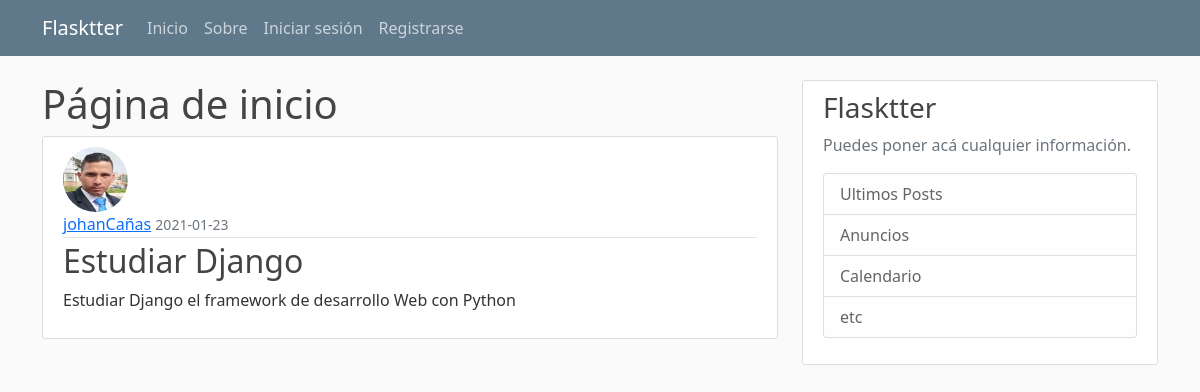
Page /post/9 on the committed database.
### flaskblog/models.py (models this page shows, shortened)
class User(db.Model, UserMixin):
    id= db.Column(db.Integer, primary_key=True)
    username= db.Column(db.String(20), unique=True, nullable=False)
    email= db.Column(db.String(100), unique=True, nullable=False)
    image_file= db.Column(db.String(50), nullable=False, default='default.jpg')
    password= db.Column(db.String(60), nullable=False)
    '''Relacion uno a muchos '''
    post = db.relationship('Post', backref='author', lazy=True)

class Post(db.Model):
    id= db.Column(db.Integer, primary_key=True)
    title= db.Column(db.String(100), nullable=False)
    date_posted= db.Column(db.DateTime, nullable=False, default=datetime.utcnow)
    content = db.Column(db.Text, nullable=False)
    '''se establece la relacion de el post con el usuario con su id'''
    user_id = db.Column(db.Integer, db.ForeignKey('user.id'), nullable=False)

### flaskblog/posts/routes.py (the view)
@posts.route('/post/<int:post_id>')
def post(post_id):
    post = Post.query.get_or_404(post_id)
    return render_template('post.html', title=post.title, post=post)

### flaskblog/templates/post.html (shortened to what this page needs)
{% extends 'base.html' %} {% block content %}
  <h1>Página de inicio</h1>
  <article class="media content-section">
    <img
      class="rounded-circle article-img"
      src="{{ url_for('static', filename='profile_pics/' + post.author.image_file)}}"
      alt=""
    />
    <div class="media-body">
      <div class="article-metadata">
        <a class="mr-2" href="{{ url_for('users.user_posts', username=post.author.username) }}">{{ post.author.username }}</a>
        <small class="text-muted"
          >{{ post.date_posted.strftime('%Y-%m-%d') }}</small
        >
      </div>
      <h2 class="article-title">{{ post.title }}</h2>
      <p class="article-content">{{ post.content }}</p>
    </div>
  </article>
{% endblock %}

### flaskblog/static/main.css (style rules this page uses)
body { background: #fafafa; color: #333333; margin-top: 5rem; }
h1, h2, h3, h4, h5, h6 { color: #444444; }
.content-section { background: #ffffff; padding: 10px 20px; border: 1px solid #dddddd; border-radius: 3px; margin-bottom: 20px; }
.article-title { color: #444444; text-decoration: none; }
.article-content { white-space: pre-line; }
.article-img { height: 65px; width: 65px; margin-right: 16px; }
.article-metadata { padding-bottom: 1px; margin-bottom: 4px; border-bottom: 1px solid #e3e3e3 }

### rows in the picture
User: image_file (picture), author.username "johanCañas"
Post: date_posted "2021-01-23", title "Estudiar Django", content "Estudiar Django el framework de desarrollo Web con Python"
